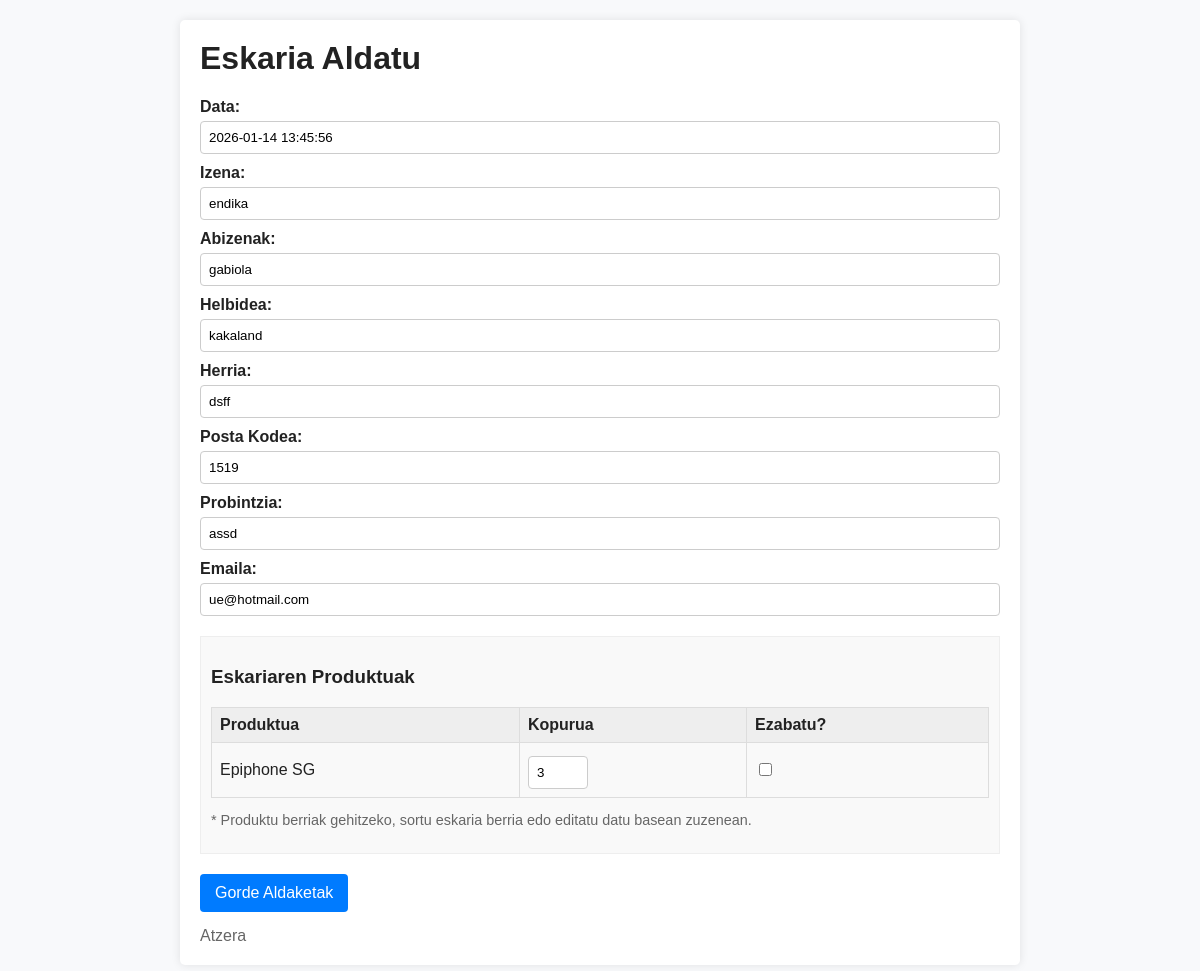
The app's page /admin/eskaria_aldatu/index.php?id=5 (signed in) with its own data.
### tables this page shows
CREATE TABLE eskariak (
    id INTEGER PRIMARY KEY AUTOINCREMENT,
    data TEXT,
    izena TEXT,
    abizenak TEXT,
    helbidea TEXT,
    herria TEXT,
    postaKodea INTEGER,
    probintzia TEXT,
    emaila TEXT
);

CREATE TABLE eskaria_detaileak (
    id INTEGER PRIMARY KEY AUTOINCREMENT,
    eskaria_id INTEGER,
    produktua_id INTEGER,
    kopurua INTEGER,
    FOREIGN KEY(eskaria_id) REFERENCES eskariak(id)
);

CREATE TABLE gitarrak (
    id INTEGER PRIMARY KEY AUTOINCREMENT,
    izena TEXT,
    deskribapena TEXT,
    prezioa REAL,
    irudia TEXT,
    kategoriak_ID INTEGER,
    ofertas INTEGER,
    novedades INTEGER,
    descuento REAL
);

### admin/eskaria_aldatu/index.php (called while the page is built, shortened)
<?php
require_once dirname(__DIR__, 2) . '/klaseak/com/leartik/unai/eskariak/EskariaDB.php';
require_once dirname(__DIR__, 2) . '/klaseak/com/leartik/unai/eskariak/Eskaria.php';
require_once dirname(__DIR__, 2) . '/klaseak/com/leartik/unai/bezeroak/Bezeroa.php';
require_once dirname(__DIR__, 2) . '/klaseak/com/leartik/unai/eskariak/Detailea.php';
require_once dirname(__DIR__, 2) . '/klaseak/com/leartik/unai/produktuak/produktuak.php';
$eskariaDB = new EskariaDB();
$id = filter_input(INPUT_GET, 'id', FILTER_VALIDATE_INT);
$eskaria = $eskariaDB->selectEskaria($id);
include 'eskaria_aldatu.php';
?>

### klaseak/com/leartik/unai/eskariak/EskariaDB.php (called while the page is built, shortened)
<?php
require_once __DIR__ . '/Eskaria.php';
require_once __DIR__ . '/../bezeroak/Bezeroa.php';
require_once __DIR__ . '/Detailea.php';
require_once __DIR__ . '/../produktuak/produktuak.php';
class EskariaDB
{
    private $konexioa;
    public function __construct()
    {
        $rootDir = realpath(__DIR__ . DIRECTORY_SEPARATOR . '..' . DIRECTORY_SEPARATOR . '..' . DIRECTORY_SEPARATOR . '..' . DIRECTORY_SEPARATOR . '..' . DIRECTORY_SEPARATOR . '..');
        $this->db_path = $rootDir . DIRECTORY_SEPARATOR . 'db' . DIRECTORY_SEPARATOR . 'dendadb.sqlite';
        try {
            $this->konexioa = new PDO("sqlite:" . $this->db_path);
            $this->konexioa->setAttribute(PDO::ATTR_ERRMODE, PDO::ERRMODE_EXCEPTION);
        } catch (PDOException $e) {
            die("Konexio errorea: " . $e->getMessage());
        }
    }
    private function createTablesIfNotExists()
    {
        $sqlEskaria = "CREATE TABLE IF NOT EXISTS eskariak (
            id INTEGER PRIMARY KEY AUTOINCREMENT,
            data TEXT,
            izena TEXT,
            abizenak TEXT,
            helbidea TEXT,
            herria TEXT,
            postaKodea INTEGER,
            probintzia TEXT,
            emaila TEXT
        )";
        $this->konexioa->exec($sqlEskaria);
        $sqlDetaileak = "CREATE TABLE IF NOT EXISTS eskaria_detaileak (
            id INTEGER PRIMARY KEY AUTOINCREMENT,
            eskaria_id INTEGER,
            produktua_id INTEGER,
            kopurua INTEGER,
            FOREIGN KEY(eskaria_id) REFERENCES eskariak(id)
        )";
        $this->konexioa->exec($sqlDetaileak);
    }
    public function selectEskaria(int $id): ?Eskaria
    {
        try {
            $sql = "SELECT * FROM eskariak WHERE id = :id";
            $stmt = $this->konexioa->prepare($sql);
            $stmt->bindValue(':id', $id);
            $stmt->execute();
            $row = $stmt->fetch(PDO::FETCH_ASSOC);
            if ($row) {
                $eskaria = new Eskaria();
                $eskaria->setId($row['id']);
                $eskaria->setData($row['data']);
                $bezeroa = new Bezeroa();
                $bezeroa->setIzena($row['izena']);
                $bezeroa->setAbizenak($row['abizenak']);
                $bezeroa->setHelbidea($row['helbidea']);
                $bezeroa->setHerria($row['herria']);
                $bezeroa->setPostaKodea($row['postaKodea']);
                $bezeroa->setProbintzia($row['probintzia']);
                $bezeroa->setEmaila($row['emaila']);
                $eskaria->setBezeroa($bezeroa);
                $sqlDetails = "SELECT d.kopurua, p.id as p_id, p.izena as p_izena, p.deskribapena, p.prezioa
                               FROM eskaria_detaileak d
                               -- LEFT JOIN could be better if produktua is deleted, but assuming integrity
                               -- Wait, we need to reconstruct Produktua.
                               -- I should probably join with products table if I want full product info.
                               -- But 'Produktua' table interactions are handled by ProduktuakDB maybe?
                               -- For simplicity here I will assume I can just fetch IDs or basic info if products table exists.
                               -- I don't see 'produktuak' table structure but EskariaDB used to be standalone.
                               -- I will assume a 'produktuak' table exists from previous context or generic assumption.
                               -- But wait, I have 'Produktua' class.
                               -- Let's just fetch fields.
                               LEFT JOIN gitarrak p ON d.produktua_id = p.id
                               WHERE d.eskaria_id = :eskaria_id";
                $stmtDetails = $this->konexioa->prepare($sqlDetails);
                $stmtDetails->bindValue(':eskaria_id', $id);
                $stmtDetails->execute();
                $detaileak = [];
                while ($rowD = $stmtDetails->fetch(PDO::FETCH_ASSOC)) {
                    $produktua = new Produktua();
                    $produktua->setId($rowD['p_id']);
                    if (isset($rowD['p_izena']))
                        $produktua->setIzena($rowD['p_izena']);
                    if (isset($rowD['prezioa']))
                        $produktua->setPrezioa($rowD['prezioa']);
                    $detailea = new Detailea();
                    $detailea->setProduktua($produktua);
                    $detailea->setKopurua($rowD['kopurua']);
                    $detaileak[] = $detailea;
                }
                $eskaria->setDetaileak($detaileak);
                return $eskaria;
            }
        } catch (PDOException $e) {
            error_log("Errorea eskaria lortzean: " . $e->getMessage());
        }
        return null;
    }
}
?>

### klaseak/com/leartik/unai/eskariak/Eskaria.php (called while the page is built, shortened)
<?php
require_once __DIR__ . '/../bezeroak/Bezeroa.php';
require_once __DIR__ . '/Detailea.php';
class Eskaria
{
    private $data;
    private $bezeroa;
    private $detaileak;
    public function __construct()
    {
        $this->detaileak = [];
    }
    public function setData($data)
    {
        $this->data = $data;
    }
    public function getData()
    {
        return $this->data;
    }
    public function setBezeroa(Bezeroa $bezeroa)
    {
        $this->bezeroa = $bezeroa;
    }
    public function getBezeroa()
    {
        return $this->bezeroa;
    }
    public function setDetaileak($detaileak)
    {
        $this->detaileak = $detaileak;
    }
    public function getDetaileak()
    {
        return $this->detaileak;
    }
}
?>

### klaseak/com/leartik/unai/bezeroak/Bezeroa.php (called while the page is built, shortened)
<?php
class Bezeroa {
    private $izena;
    private $abizenak;
    private $helbidea;
    private $herria;
    private $postaKodea;
    private $probintzia;
    private $emaila;
    public function setIzena($izena) {
        $this->izena = $izena;
    }
    public function getIzena() {
        return $this->izena;
    }
    public function setAbizenak($abizenak) {
        $this->abizenak = $abizenak;
    }
    public function getAbizenak() {
        return $this->abizenak;
    }
    public function setHelbidea($helbidea) {
        $this->helbidea = $helbidea;
    }
    public function getHelbidea() {
        return $this->helbidea;
    }
    public function setHerria($herria) {
        $this->herria = $herria;
    }
    public function getHerria() {
        return $this->herria;
    }
    public function setPostaKodea($postaKodea) {
        $this->postaKodea = $postaKodea;
    }
    public function getPostaKodea() {
        return $this->postaKodea;
    }
    public function setProbintzia($probintzia) {
        $this->probintzia = $probintzia;
    }
    public function getProbintzia() {
        return $this->probintzia;
    }
    public function setEmaila($emaila) {
        $this->emaila = $emaila;
    }
    public function getEmaila() {
        return $this->emaila;
    }
}
?>

### klaseak/com/leartik/unai/eskariak/Detailea.php (called while the page is built, shortened)
<?php
require_once __DIR__ . '/../produktuak/produktuak.php';
class Detailea
{
    private $produktua;
    private $kopurua;
    public function setProduktua(Produktua $produktua)
    {
        $this->produktua = $produktua;
    }
    public function getProduktua()
    {
        return $this->produktua;
    }
    public function setKopurua($kopurua)
    {
        $this->kopurua = $kopurua;
    }
    public function getKopurua()
    {
        return $this->kopurua;
    }
}
?>

### klaseak/com/leartik/unai/produktuak/produktuak.php (called while the page is built, shortened)
<?php
class Produktua {
    private $id;
    private $izena;
    public function getId() {
        return $this->id;
    }
    public function setId($id) {
        $this->id = $id;
    }
    public function getIzena() {
        return $this->izena;
    }
    public function setIzena($izena) {
        $this->izena = $izena;
    }
}
?>

### admin/eskaria_aldatu/eskaria_aldatu.php (the view, shortened to what this page needs)
<!DOCTYPE html>
<html lang="eu">
<head>
</head>
<body>
    <div class="container">
        <h1>Eskaria Aldatu</h1>
        <form action="index.php" method="POST">
            <label>Data:</label>
            <input type="text" name="data" value="<?php echo htmlspecialchars($eskaria->getData()); ?>" required>
            <?php $bezeroa = $eskaria->getBezeroa(); ?>
            <label>Izena:</label>
            <input type="text" name="izena" value="<?php echo htmlspecialchars($bezeroa->getIzena()); ?>" required>
            <label>Abizenak:</label>
            <input type="text" name="abizenak" value="<?php echo htmlspecialchars($bezeroa->getAbizenak()); ?>" required>
            <label>Helbidea:</label>
            <input type="text" name="helbidea" value="<?php echo htmlspecialchars($bezeroa->getHelbidea()); ?>" required>
            <label>Herria:</label>
            <input type="text" name="herria" value="<?php echo htmlspecialchars($bezeroa->getHerria()); ?>" required>
            <label>Posta Kodea:</label>
            <input type="number" name="postaKodea" value="<?php echo htmlspecialchars($bezeroa->getPostaKodea()); ?>" required>
            <label>Probintzia:</label>
            <input type="text" name="probintzia" value="<?php echo htmlspecialchars($bezeroa->getProbintzia()); ?>" required>
            <label>Emaila:</label>
            <input type="email" name="emaila" value="<?php echo htmlspecialchars($bezeroa->getEmaila()); ?>" required>
            <div class="products">
                <h3>Eskariaren Produktuak</h3>
                <table>
                    <thead>
                        <tr>
                            <th>Produktua</th>
                            <th>Kopurua</th>
                            <th>Ezabatu?</th>
                        </tr>
                    </thead>
                    <tbody>
                    <?php foreach ($eskaria->getDetaileak() as $d):
                        $p = $d->getProduktua();
                        $pid = $p->getId();
                    ?>
                        <tr>
                            <td><?php echo htmlspecialchars($p->getIzena() ?? 'Produktua #' . $pid); ?></td>
                            <td>
                                <input type="number" name="detaileak[<?php echo $pid; ?>][kopurua]" value="<?php echo $d->getKopurua(); ?>" min="1" required style="width: 60px">
                            </td>
                            <td>
                                <input type="checkbox" name="detaileak[<?php echo $pid; ?>][ezabatu]" value="1">
                            </td>
                        </tr>
                    <?php endforeach; ?>
                    </tbody>
                </table>
                <p style="font-size:0.9em; color:#666">* Produktu berriak gehitzeko, sortu eskaria berria edo editatu datu basean zuzenean.</p>
            </div>
            <input type="submit" value="Gorde Aldaketak">
        </form>
        <a href="../index.php">Atzera</a>
    </div>
</body>
</html>

### admin/eskaria_aldatu/eskaria_aldatu.php (style rules this page uses)
body { font-family:Arial,Helvetica,sans-serif;background:#f8f9fb;color:#222;margin:0;padding:20px }
.container { max-width:800px;margin:0 auto;background:#fff;padding:20px;border-radius:5px;box-shadow:0 0 10px rgba(0,0,0,0.1) }
h1 { margin-top:0 }
label { display:block;font-weight:bold;margin-top:10px }
input[type="text"],input[type="email"],input[type="number"],input[type="date"] { width:100%;padding:8px;margin-top:5px;border:1px solid #ccc;border-radius:4px;box-sizing:border-box }
input[type="submit"] { margin-top:20px;background:#007bff;color:#fff;border:none;padding:10px 15px;border-radius:4px;cursor:pointer;font-size:16px }
a { display:inline-block;margin-top:15px;color:#666;text-decoration:none }
.products { margin-top:20px;padding:10px;background:#f9f9f9;border:1px solid #eee }
table { width:100%;border-collapse:collapse;margin-top:10px }
th,td { border:1px solid #ddd;padding:8px;text-align:left }
th { background-color:#eee }

### records on screen
eskariak: data "2026-01-14 13:45:56", izena "endika", abizenak "gabiola", helbidea "kakaland", herria "dsff", postaKodea "1519", probintzia "assd", emaila "ue@hotmail.com"
eskaria_detaileak: gitarrak.izena "Epiphone SG", kopurua "3"
